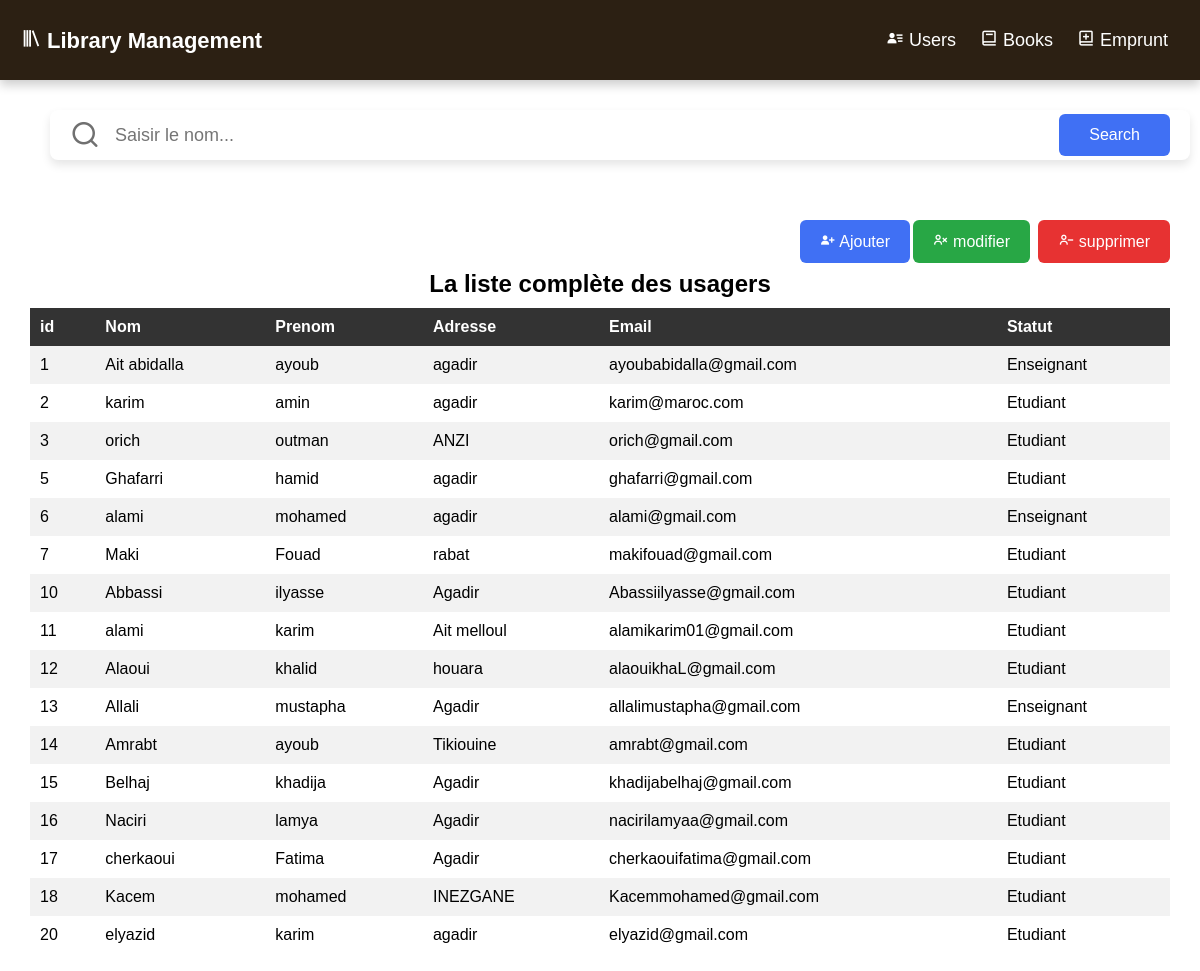
The page /users.php on the database its author committed.
### tables this page shows
CREATE TABLE IF NOT EXISTS `usagers` (
  `id` int(11) NOT NULL AUTO_INCREMENT,
  `nom` varchar(50) DEFAULT '',
  `prenom` varchar(50) DEFAULT '',
  `adresse` varchar(50) DEFAULT '',
  `email` varchar(50) DEFAULT '',
  `statut` varchar(50) DEFAULT '',
  PRIMARY KEY (`id`)
);

### database.php (called while the page is built, shortened)
<?php
    $db_server = "localhost";
    $db_user = "root";
    $db_password ="";
    $db_name="library";
    $conn= "";
    try{
        $conn = mysqli_connect( $db_server, $db_user,  $db_password, $db_name);
    }
    catch(mysqli_sql_exception){
        echo"could not connect";
    }
$sqlsel="SELECT * FROM usagers";
$result=mysqli_query($conn, $sqlsel);
?>

### users.php (the view, shortened to what this page needs)
<?php
require_once('database.php');
?>
<!DOCTYPE html>
<html lang="en">
<head>
    <link rel="stylesheet" href="style.css">
    <link href='https://unpkg.com/boxicons@2.1.4/css/boxicons.min.css' rel='stylesheet'>
    <link rel="stylesheet" href="https://unicons.iconscout.com/release/v4.0.0/css/line.css">
</head>
<body>
    <nav>
        <div class="nav-header">
            <a href="home.php"><i class='bx bx-library' style="margin-right: 5px;"></i>Library Management</a>
        </div>
      <ul class="nav-links">
        <li ><a href="users.php" class="center"><i class='bx bxs-user-detail'style="margin-right: 5px;" ></i>Users</a></li>
        <li ><a href="books.php"  class="center"><i class='bx bx-book' style="margin-right: 5px;" ></i>Books</a></li>
        <li ><a href="emprunt.php" class="center"><i class='bx bx-book-add' style="margin-right: 5px;" ></i>Emprunt</a></li>
      </ul>
    </nav>
    <main>
        <div class="container list">
            <div class="search-users">
                    <form action="" method="POST">
                        <div class="input-box">
                            <i class="uil uil-search"></i>
                            <input type="text" placeholder="Saisir le nom..."name="nametoSearch" required >
                            <button class="button" type="submit">Search</button>
                        </div>
                    </form>
            </div>
            <div class="liste-users">
            <div>
                <button  id="modifier-btn" type="button"> <i class='bx bx-user-x'></i> modifier </button>
                <button  id="btn-changes" type="button"> <i class='bx bxs-user-plus'></i> Ajouter </button>
                <button  id="supprimer-btn" type="button"> <i class='bx bx-user-minus'></i> supprimer </button>
            </div>
                    <table class="table-show-user">
                        <caption style="margin-bottom: 10px;margin-top: 30px;"><h2>La liste complète des <b>usagers</b></h2>  </caption>
                    <tr>
                        <th>id</th>
                        <th>Nom</th>
                        <th>Prenom</th>
                        <th>Adresse</th>
                        <th>Email</th>
                        <th>Statut</th>
                    </tr>
                    <tr>
                        <?php
                        while ($row=mysqli_fetch_assoc($result)) {
                        ?>
                        <td><?php echo $row['id']; ?></td>
                        <td><?php echo $row['nom']; ?></td>
                        <td><?php echo $row['prenom']; ?></td>
                        <td><?php echo $row['adresse']; ?></td>
                        <td><?php echo $row['email']; ?></td>
                        <td><?php echo $row['statut']; ?></td>
                    </tr>
                        <?php
                        }
                        ?>
                    </table>
                </div>
        </div>
    </main>
</body>
</html>

### style.css (style rules this page uses)
* { margin: 0; padding: 0; font-family: 'Poppins', sans-serif; box-sizing: border-box; }
body { margin-top:80px ; height: 100vh; }
nav { position: fixed; top: 0; left: 0; width: 100%; background-color: #2C2013; display: flex; justify-content: space-between; align-items: center; height: 80px; padding: 0 20px; box-shadow: 0 5px 10px rgba(0,0,0,0.2); z-index: 2; }
.nav-header a { color: white; font-size:22px; text-decoration: none; font-weight: bold; position: relative; }
.nav-links { display: flex; align-items: center; justify-content: flex-end; list-style: none; margin: 0; padding: 0; }
.nav-links li { margin: 0 12px; }
.nav-links li a { position: relative; color: white; font-size: 18px; font-weight: 500; padding: 6px 0; text-decoration: none; }
.nav-links li a:before { content: ''; position: absolute; bottom: 0; right: 0; height: 3px; width: 0%; background: #34efdf; border-radius: 12px; transition: all 0.4s ease; }
table { border-collapse: collapse; margin: 20px auto; width: 100%; }
th, td { padding: 10px; text-align: left; }
th { background-color: #333; color: #fff; }
tr:nth-child(even) { background-color: #f2f2f2; }
.container { height: 100vh; width: 100%; display: flex; flex-direction: column; box-sizing: border-box; }
.liste-users, .search-users, .search-livre, .list-livres { margin: 30px; }
.liste-users,.list-livres { position: relative; }
#btn-changes { position: absolute; top: 0; right: 260px; font-size: 16px; font-weight: 400; color: #fff; border: none; padding: 12px 20px; border-radius: 6px; background-color: #4070f4; cursor: pointer; }
#modifier-btn { position: absolute; top: 0; right: 140px; font-size: 16px; font-weight: 400; color: #fff; border: none; padding: 12px 20px; border-radius: 6px; background-color: #28A745; cursor: pointer; }
#supprimer-btn { position: absolute; top: 0; right: 0; font-size: 16px; font-weight: 400; color: #fff; border: none; padding: 12px 20px; border-radius: 6px; background-color: rgb(231, 50, 50); cursor: pointer; }
.input-box { position: relative; height: 50px; width: 100%; background: #fff; margin: 0 20px; border-radius: 8px; box-shadow: 0 5px 10px rgba(0, 0, 0, 0.1); }
.input-box i, .input-box .button { position: absolute; top: 50%; transform: translateY(-50%); }
.input-box i { left: 20px; font-size: 30px; color: #707070; }
.input-box input { height: 100%; width: 100%; outline: none; font-size: 18px; font-weight: 400; border: none; padding: 0 155px 0 65px; background-color: transparent; }
.input-box .button { right: 20px; font-size: 16px; font-weight: 400; color: #fff; border: none; padding: 12px 30px; border-radius: 6px; background-color: #4070f4; cursor: pointer; }

### rows shown on the page
usagers: id "1", nom "Ait abidalla", prenom "ayoub", adresse "agadir", email "ayoubabidalla@gmail.com", statut "Enseignant"
usagers: id "2", nom "karim", prenom "amin", adresse "agadir", email "karim@maroc.com", statut "Etudiant"
usagers: id "3", nom "orich", prenom "outman", adresse "ANZI", email "orich@gmail.com", statut "Etudiant"
usagers: id "5", nom "Ghafarri", prenom "hamid", adresse "agadir", email "ghafarri@gmail.com", statut "Etudiant"
usagers: id "6", nom "alami", prenom "mohamed", adresse "agadir", email "alami@gmail.com", statut "Enseignant"
usagers: id "7", nom "Maki", prenom "Fouad", adresse "rabat", email "makifouad@gmail.com", statut "Etudiant"
usagers: id "10", nom "Abbassi", prenom "ilyasse", adresse "Agadir", email "Abassiilyasse@gmail.com", statut "Etudiant"
usagers: id "11", nom "alami", prenom "karim", adresse "Ait melloul", email "alamikarim01@gmail.com", statut "Etudiant"
usagers: id "12", nom "Alaoui", prenom "khalid", adresse "houara", email "alaouikhaL@gmail.com", statut "Etudiant"
usagers: id "13", nom "Allali", prenom "mustapha", adresse "Agadir", email "allalimustapha@gmail.com", statut "Enseignant"
usagers: id "14", nom "Amrabt", prenom "ayoub", adresse "Tikiouine", email "amrabt@gmail.com", statut "Etudiant"
usagers: id "15", nom "Belhaj", prenom "khadija", adresse "Agadir", email "khadijabelhaj@gmail.com", statut "Etudiant"
usagers: id "16", nom "Naciri", prenom "lamya", adresse "Agadir", email "nacirilamyaa@gmail.com", statut "Etudiant"
usagers: id "17", nom "cherkaoui", prenom "Fatima", adresse "Agadir", email "cherkaouifatima@gmail.com", statut "Etudiant"
usagers: id "18", nom "Kacem", prenom "mohamed", adresse "INEZGANE", email "Kacemmohamed@gmail.com", statut "Etudiant"
usagers: id "20", nom "elyazid", prenom "karim", adresse "agadir", email "elyazid@gmail.com", statut "Etudiant"
